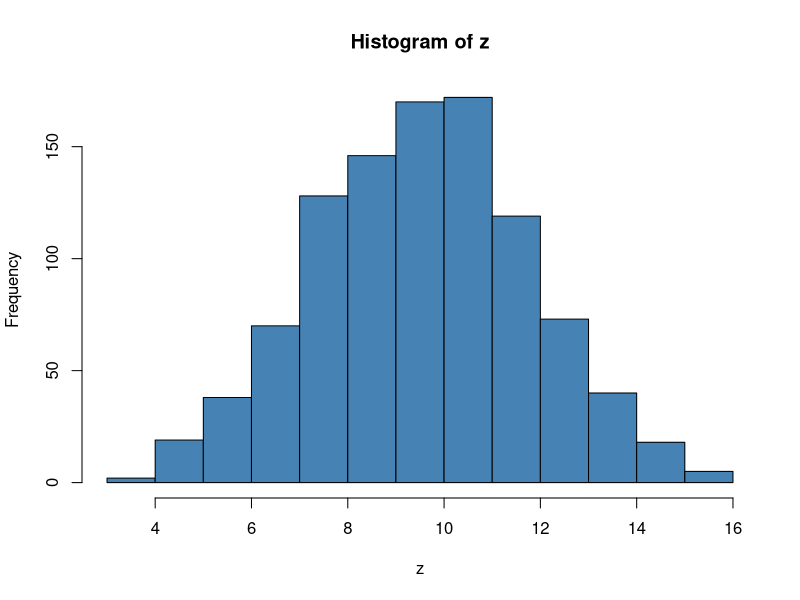
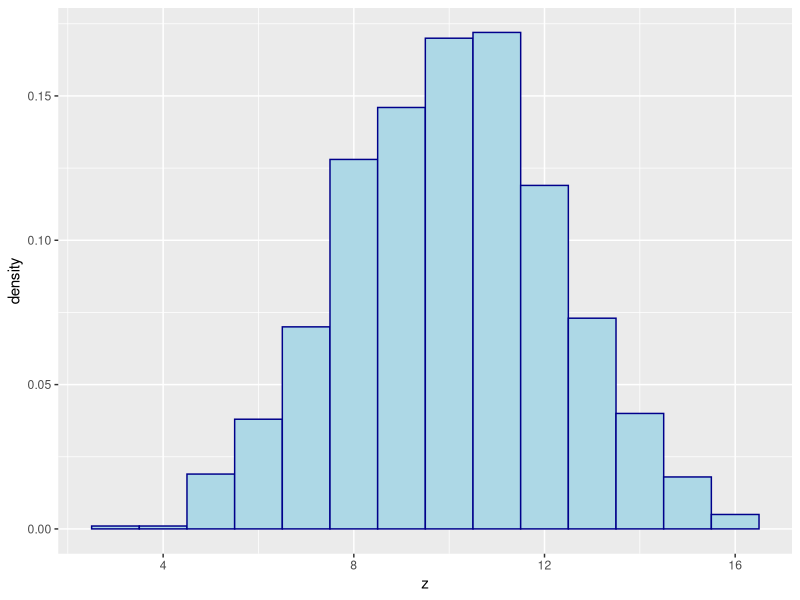
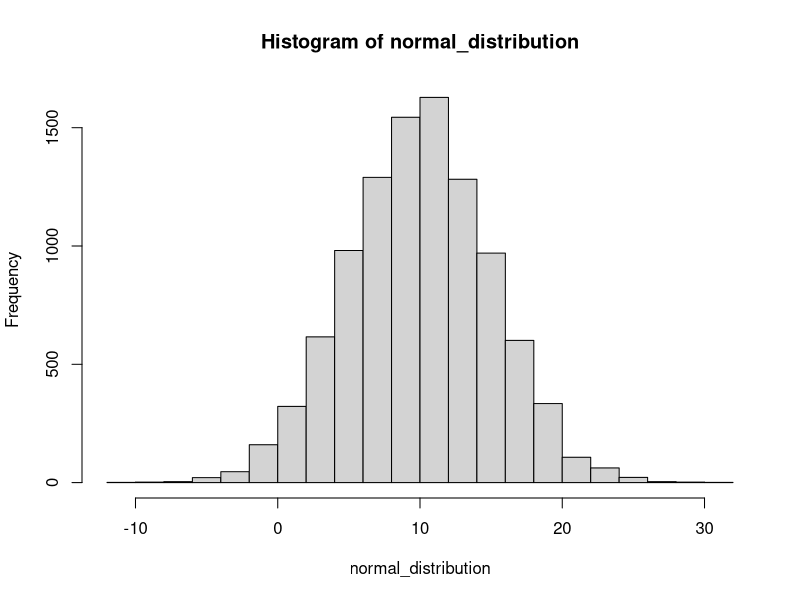
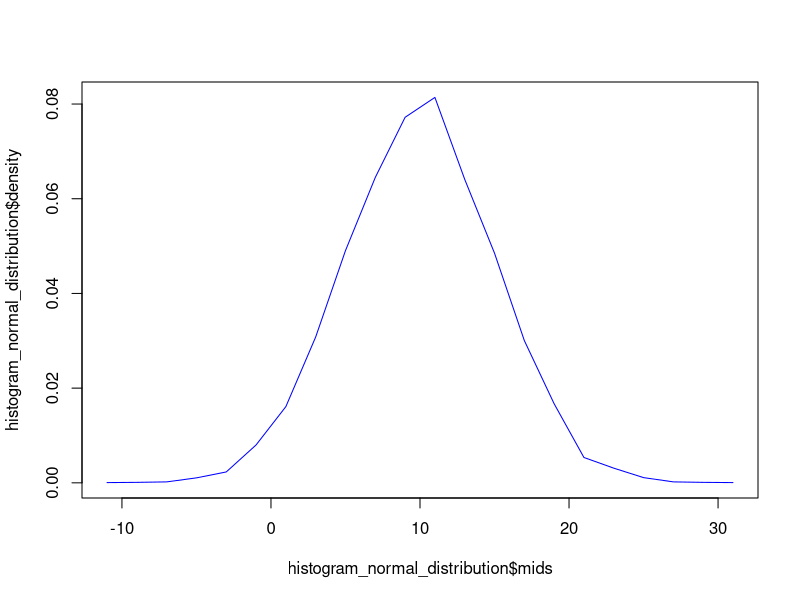
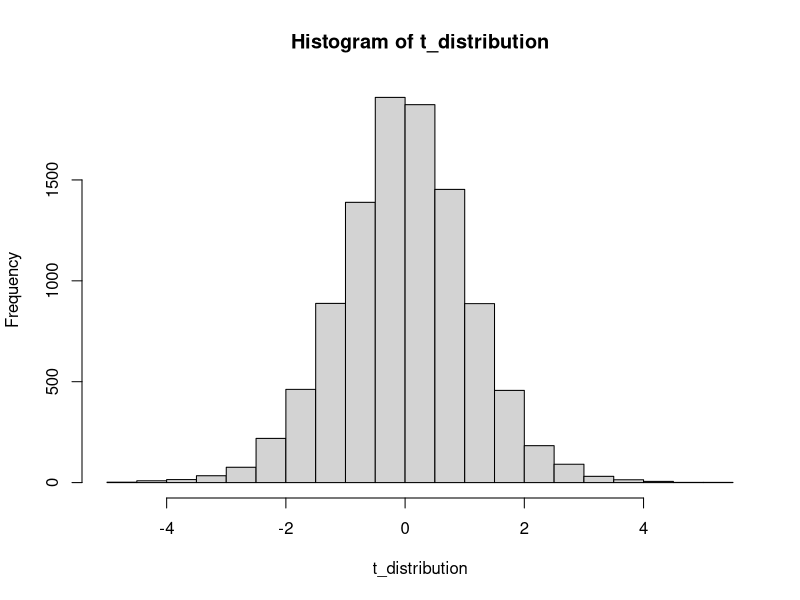
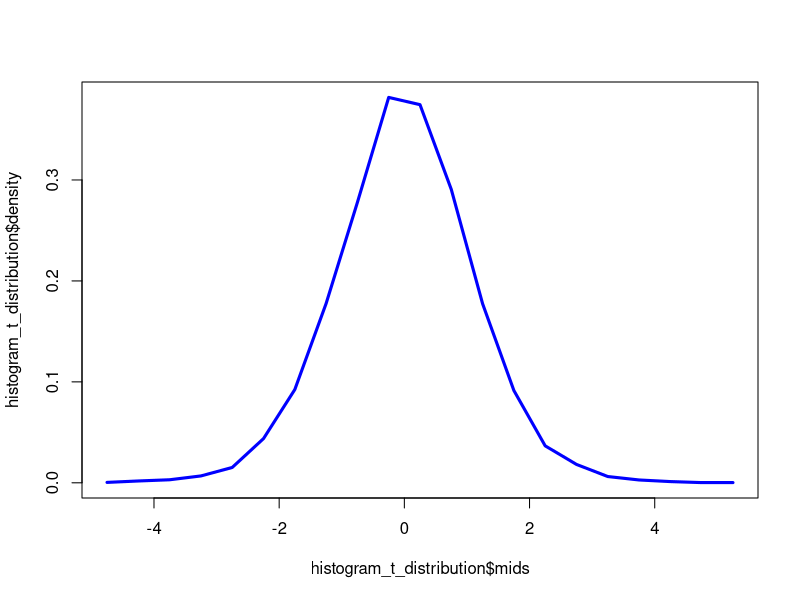
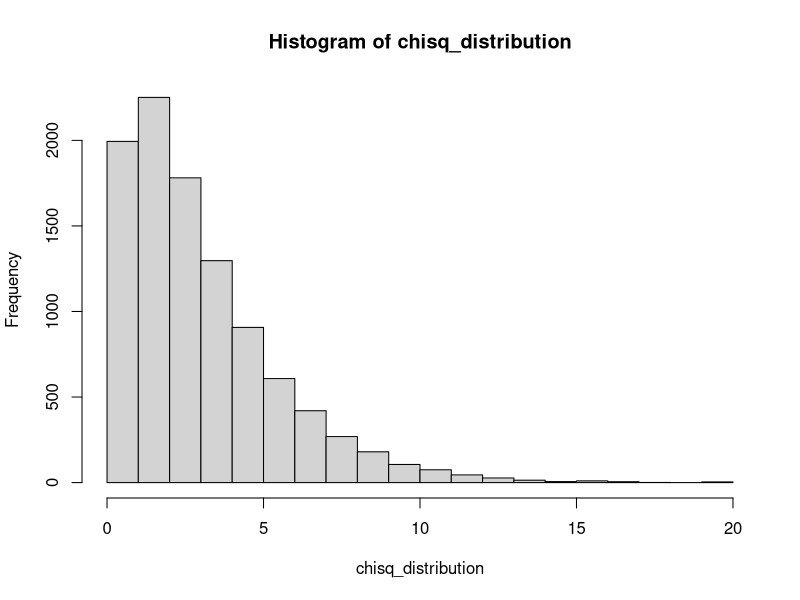
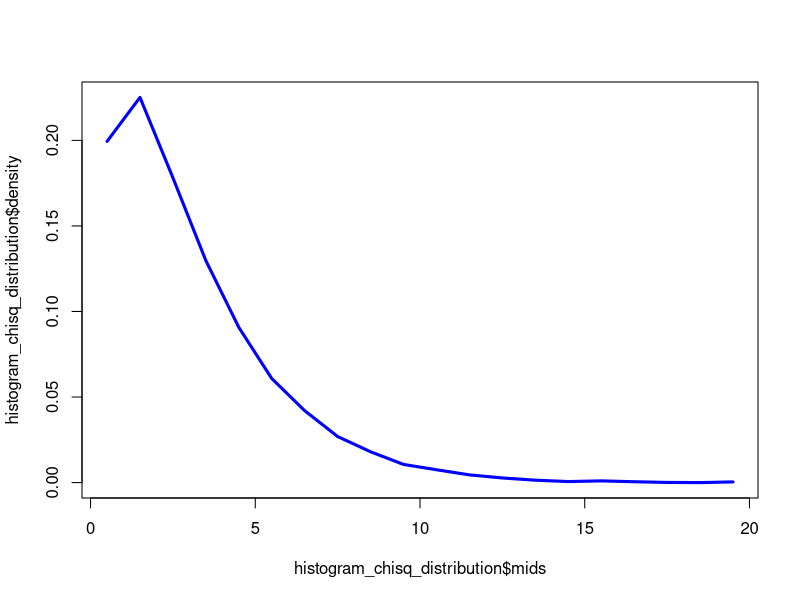

The R source for these figures, in order:
## ---- chunk 1
pants <- data.frame(
   type = c("Blue jeans","Grey jeans","Black jeans","Black suit","Blue tracksuit"),
   label = c("X1", "X2", "X3", "X4", "X5"),
   probability = c(0.5,0.3,0.1,0,0.1))

pants
## ---- chunk 2
#Try plotting a bar graph of all the probabilities above
## ---- chunk 3
dbinom( x = 1, size = 20, prob = 1/6)
## ---- chunk 4
#Try finding the probability for N = 20 and N=100 trials for a fair coin flip.
## ---- chunk 5
#Find the probability of rolling 0 skulls or 1 skull or 2 skulls or 3 skulls or 4 skulls
pbinom( q= 3, size = 20, prob = 1/6)

#Practice - Find probability of getting 0-5 heads in 50 trials of coin flip
## ---- chunk 6
qbinom( p = 0.566, size = 20, prob = 1/6 )

#Practice - Find the 40th percentile
## ---- chunk 7
z <- rbinom( n = 1000, size = 20, prob = 1/2 )
#Let's also plot this and see how it looks
hist(z, breaks=15, col = 'steelblue')
## ---- chunk 8
library(ggplot2)
df<- data.frame(z)
# Basic histogram with custom binwidth
ggplot(df, aes(x=z)) + geom_histogram(aes(y = ..density..), binwidth=1, color="darkblue", fill="lightblue")
## ---- chunk 9
dbinom(x = 10, size = 20, prob = 1/2)
## ---- chunk 10
pbinom(q = 10, size = 20, prob = 1/2)
## ---- chunk 11
qbinom(p = 0.95, size = 20, prob = 1/2)
## ---- chunk 12
normal_distribution <- rnorm(10000, mean = 10, sd = 5) 
histogram_normal_distribution <- hist(normal_distribution)
plot(histogram_normal_distribution$mids,histogram_normal_distribution$density, type="l", col="blue", lwd=1)


## ---- chunk 13
dnorm(x=85, mean=80, sd=5)

## ---- chunk 14
pnorm(q = 80, mean = 80, sd = 5)
## ---- chunk 15
qnorm(0.25 ,mean = 0 , sd = 1)
## ---- chunk 16
norm <- rnorm(50, mean = 0, sd = 1) 
shapiro.test(norm)

binom <- rbinom(100, 20, 1/6)
shapiro.test(binom)

## ---- chunk 17
t_distribution <- rt(10000, 15)
histogram_t_distribution <- hist(t_distribution)
plot(histogram_t_distribution$mids,histogram_t_distribution$density, type="l", col="blue", lwd=3)
## ---- chunk 18

norm1 <- rnorm(100, mean = 10, sd = 5)
norm2 <- rnorm(100, mean = 20, sd = 7)
chisqdist <- norm1^2 + norm2^2

chisq_distribution <- rchisq(10000, 3)
histogram_chisq_distribution <- hist(chisq_distribution)
plot(histogram_chisq_distribution$mids,histogram_chisq_distribution$density, type="l", col="blue", lwd=3)
## ---- chunk 19
f_distribution <- rf(10000, 5, 10)
histogram_f_distribution <- hist(f_distribution)
plot(histogram_f_distribution$mids,histogram_f_distribution$density, type="l", col="blue", lwd=3)
